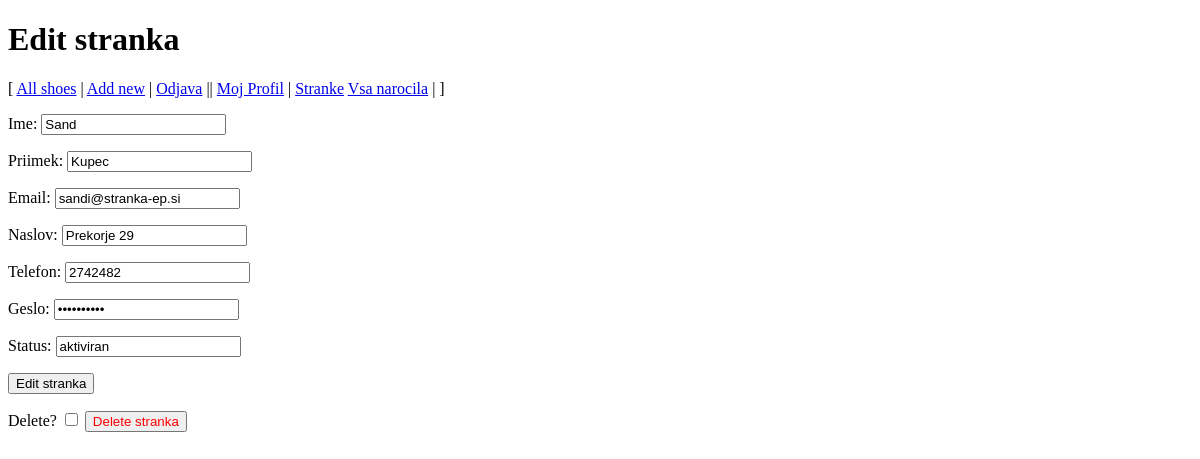
The page /index.php/stranke/edit?id=2 (signed in) on the database its author committed.
### tables this page shows
CREATE TABLE IF NOT EXISTS `stranka` (
  `id` int(11) NOT NULL,
  `ime` varchar(255) NOT NULL,
  `priimek` varchar(255) NOT NULL,
  `email` varchar(255) UNIQUE NOT NULL,
  `naslov` varchar(255) UNIQUE NOT NULL,
  `telefon` int(20) UNIQUE NOT NULL,
  `geslo` varchar(255) NOT NULL,
  `status` varchar(11) NOT NULL DEFAULT 'aktiviran'
);

### controller/StoreController.php (called while the page is built, shortened)
<?php
require_once("model/StrankaDB.php");
class StoreController {
    public static function showEditFormStranka($stranka = []) {
        if (empty($stranka)) {
            $stranka = StrankaDB::get($_GET["id"]);
        }
        ViewHelper::render("view/stranke-edit.php", ["stranka" => $stranka]);
    }
}

### model/StrankaDB.php (called while the page is built, shortened)
<?php
class StrankaDB {
    public static function get($id) {
        $db = DBInit::getInstance();
        $statement = $db->prepare("SELECT id, ime, priimek, email, naslov, telefon, geslo, status FROM stranka
            WHERE id = :id");
        $statement->bindParam(":id", $id, PDO::PARAM_INT);
        $statement->execute();
        $stranka = $statement->fetch();
        if ($stranka != null) {
            return $stranka;
        } else {
            return null;
        }
    }
}

### view/stranke-edit.php (the view, shortened to what this page needs)
<!DOCTYPE html>
<link rel="stylesheet" type="text/css" href="<?= CSS_URL . "style.css" ?>">
<h1>Edit stranka</h1>
<p>[
<a href="<?= BASE_URL . "shoe" ?>">All shoes</a> |
<?php if(isset($_SESSION["vloga"]) and $_SESSION["vloga"] == "prodajalec" ) { ?>
    <a href="<?= BASE_URL . "shoe/add" ?>">Add new</a>  |
<?php } ?>
<?php if(!isset($_SESSION["ime"])) { ?>
    <a href="<?= BASE_URL . "prijava" ?>">Prijava</a> | |
    <?php } else {?>
    <a href="<?= BASE_URL . "odjava" ?>">Odjava</a> ||
    <?php } ?>
<?php if(isset($_SESSION["vloga"])) { ?>
    <a href="<?= BASE_URL . "mojProfil" ?>">Moj Profil</a>  |
<?php } ?>
<?php if(isset($_SESSION["vloga"]) and $_SESSION["vloga"] == "prodajalec" ) { ?>
    <a href="<?= BASE_URL . "stranke" ?>">Stranke</a>
    <a href="<?= BASE_URL . "store/narocila" ?>">Vsa narocila</a> |
<?php } ?>
]</p>
<form action="<?= BASE_URL . "stranke/edit" ?>" method="post">
    <p><label>Ime: <input type="text" name="ime" value="<?= $stranka["ime"] ?>" autofocus /></label></p>
    <p><label>Priimek: <input type="text" name="priimek" value="<?= $stranka["priimek"] ?>" /></label></p>
    <p><label>Email: <input type="email" name="email" value="<?= $stranka["email"] ?>" /></label></p>
    <p><label>Naslov: <input type="text" name="naslov" value="<?= $stranka["naslov"] ?>" /></label></p>
    <p><label>Telefon: <input type="text" name="telefon" value="<?= $stranka["telefon"] ?>" /></label></p>
    <p><label>Geslo: <input type="password" name="geslo" value="<?= $stranka["geslo"] ?>" /></label></p>
    <p><label>Status: <input type="text" name="status" value="<?= $stranka["status"] ?>" /></label></p>
    <p><button>Edit stranka</button></p>
</form>
<form action="<?= BASE_URL . "stranke/delete" ?>" method="post">
    <label>Delete? <input type="checkbox" name="delete_confirmation" /></label>
    <button type="submit" class="important">Delete stranka</button>
</form>

### static/css/style.css (style rules this page uses)
.important { color: red; }

### rows shown on the page
stranka: ime "Sand", priimek "Kupec", email "sandi@stranka-ep.si", naslov "Prekorje 29", telefon "2742482", status "aktiviran"
